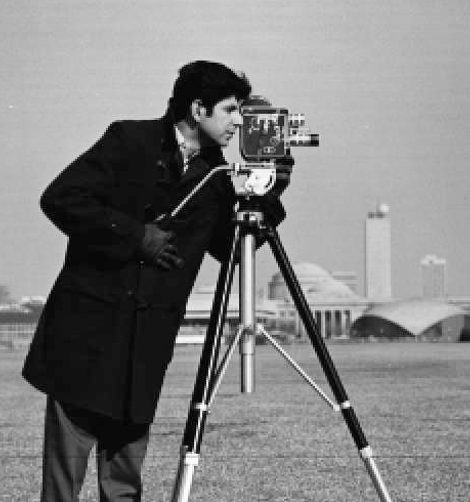
%> input picture cameraman.png, 470 x 502 px
$ octave KernelGen_Inacu.m   (GNU Octave 9; MATLAB toolbox functions it lacks are replaced by stand-ins)
%> lines starting %> are read from the running program, lines starting %| are printed output that depends on the picture
### extendHforConv.m
function [ConvH] = extendHforConv(H, ny, nx)
    ConvH = zeros(ny,nx);
    [m2y,m2x]=size(H);
    my = floor(m2y/2);
    mx = floor(m2x/2); %centre is mx+1
    ConvH(1:m2y,1:m2x) = H;
    ConvH = circshift(ConvH, [-my -mx]);
return;

### KernelGen_Inacu.m

x = double(imread('cameraman.png'))/255;  % clean image
%> x: size 502x470 double; min 0, max 1, mean 0.509
SIZE = size(x);
%> SIZE = [502 470]
 true = fspecial('motion', 20,10);  % true kernel
inacu = fspecial('motion',20,20);  % inaccurate kernel
% [4 lines of commented-out code are left out]
PSFext = extendHforConv(true,SIZE(1),SIZE(2));
fPSFext = fft2(PSFext);
K1 = @(x) ifft2(fft2(x).*fPSFext);
y = K1(x);                          % true blurry
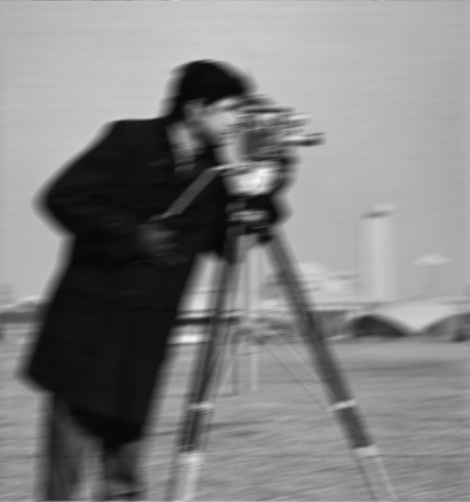
%> y: size 502x470 double; min 0.029, max 0.956, mean 0.509

PSFext = extendHforConv(inacu,SIZE(1),SIZE(2));
fPSFext = fft2(PSFext);
K2 = @(x) ifft2(fft2(x).*fPSFext);
y1 = K2(x);
w_true = y - y1;
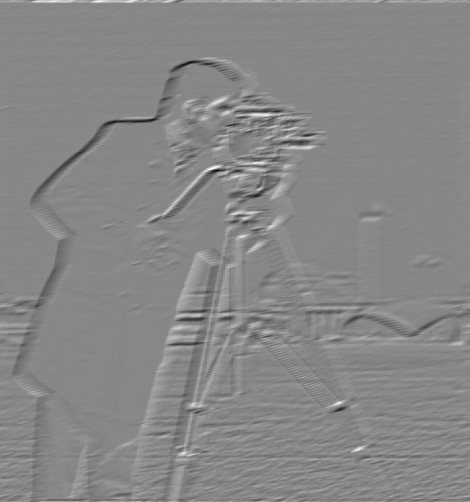
%> w_true: size 502x470 double; min -0.244, max 0.216, mean -3.09e-18; drawn with min black and max white
imshow(abs(w_true),[])
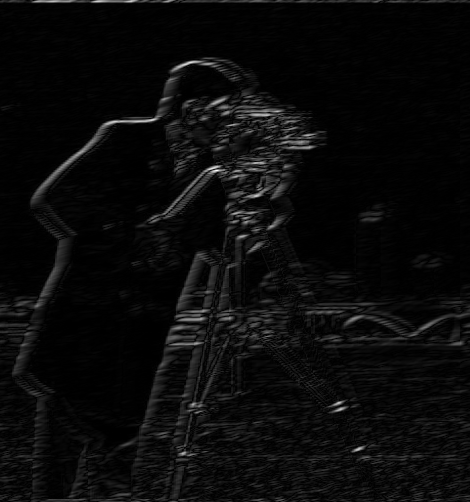
%> displayed picture: size 502x470, on the screen's scale of 0 to 255; min 0, max 255, mean 10.6
imwrite(y,'blurry.png')
imwrite(x,'clean.png')
PSF = fPSFext;
w = w_true;
save('K.mat','PSF')
save('w.mat','w')
